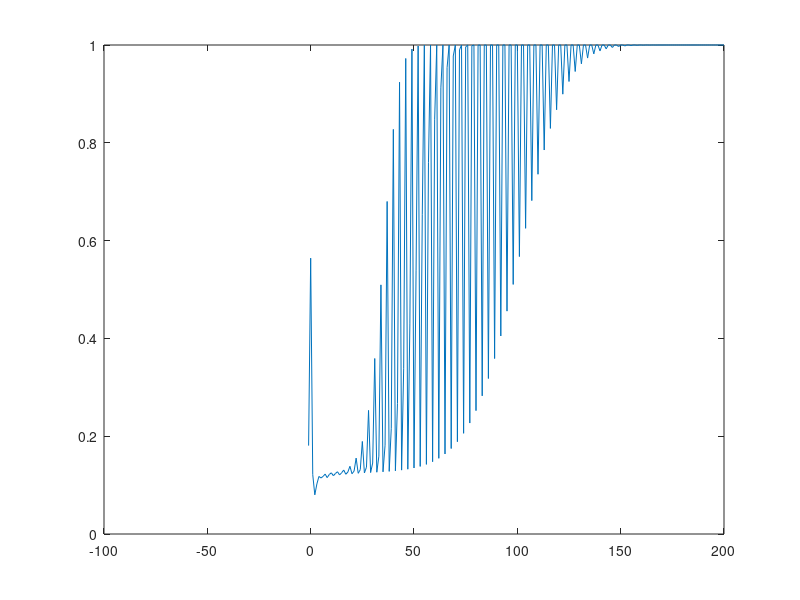

MATLAB code to generate this figure:
s = 100;
i = -s:2*s;
A = ones(1,length(i));
for b = 1:length(i)
for k=0:60
i(b);
q = mod(abs(2 - i(b)),3) + 1;
w = round(i(b)*q/3);
term = bincoeff(3*k + q, k + w) / 2^(3*k + q);
A(b) = A(b) * (1 - term);
end;
end;
plot(i, A);
